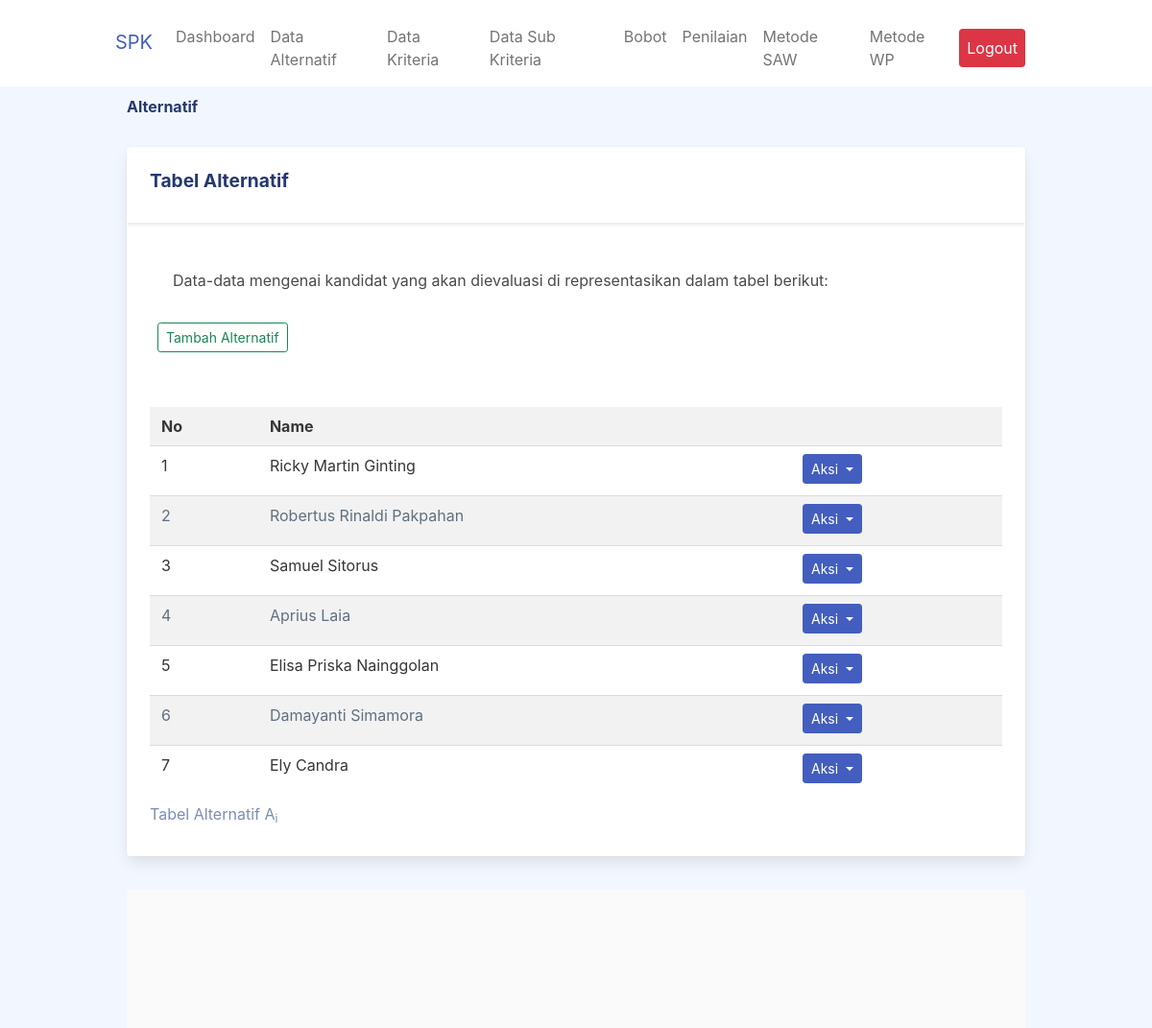
Before: /alternatif.php (signed in) with the older database file.
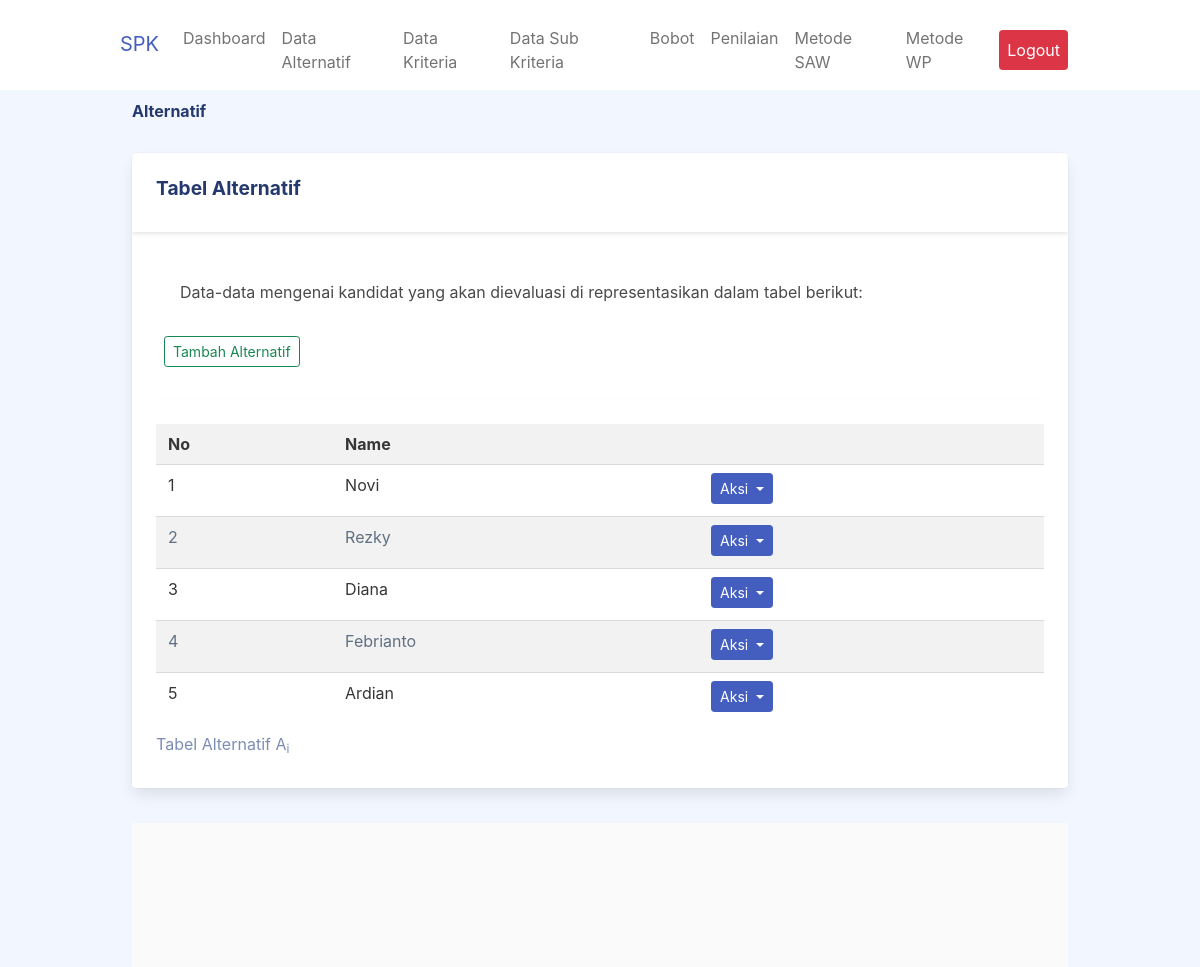
After: the same page with the newer database file.
### tables this page shows
CREATE TABLE `saw_alternatives` (
  `id_alternative` smallint(5) UNSIGNED NOT NULL,
  `name` varchar(30) NOT NULL
);

### alternatif.php (the view, shortened to what this page needs)
<!DOCTYPE html>
<html lang="en">
    <?php
require "layout/head.php";
require "include/conn.php";
?>
    <body>
        <div id="app">
            <?php require "layout/sidebar.php";?>
            <div class="container">
                <div class="page-heading">
                    <h3>Alternatif</h3>
                </div>
                <div class="page-content">
                    <section class="row">
                        <div class="col-12">
                            <div class="card">
                                <div class="card-header">
                                    <h4 class="card-title">Tabel Alternatif</h4>
                                </div>
                                <div class="card-content">
                                    <div class="card-body">
                                        <p class="card-text">
                                            Data-data mengenai kandidat yang akan dievaluasi di representasikan dalam
                                            tabel berikut:
                                        </p>
                                    </div>
                                    <button type="button" class="btn btn-outline-success btn-sm m-2" data-bs-toggle="modal"
                                        data-bs-target="#inlineForm">
                                        Tambah Alternatif
                                    </button>
                                    <hr>
                                    <div class="table-responsive">
                                        <table class="table table-striped mb-0">
                                            <caption>
                                                Tabel Alternatif A<sub>i</sub>
                                            </caption>
                                            <tr>
                                                <th>No</th>
                                                <th colspan="2">Name</th>
                                            </tr>
                                            <?php
$sql = 'SELECT id_alternative,name FROM saw_alternatives';
$result = $db->query($sql);
$i = 0;
while ($row = $result->fetch_object()) {
    echo "<tr>
        <td class='right'>" . (++$i) . "</td>
        <td class='center'>{$row->name}</td>
        <td>
        <div class='btn-group mb-1'>
        <div class='dropdown'>
            <button class='btn btn-primary dropdown-toggle me-1 btn-sm' type='button'
                id='dropdownMenuButton' data-bs-toggle='dropdown'
                aria-haspopup='true' aria-expanded='false'>
                Aksi
            </button>
            <div class='dropdown-menu' aria-labelledby='dropdownMenuButton'>
                <a class='dropdown-item' href='alternatif-edit.php?id={$row->id_alternative}'>Edit</a>
                <a class='dropdown-item' href='alternatif-hapus.php?id={$row->id_alternative}'>Hapus</a>
            </div>
        </div>
    </div>
        </td>
      </tr>\n";
}
?>
                                        </table>
                                    </div>
                                </div>
                            </div>
                        </div>
                    </section>
                </div>
                <?php require "layout/footer.php";?>
            </div>
        </div>
    </body>
</html>

### layout/head.php (shortened to what this page needs)
<head>
    <link rel="stylesheet" href="assets/css/bootstrap.css">
    <link rel="stylesheet" href="assets/vendors/iconly/bold.css">
    <link rel="stylesheet" href="assets/vendors/perfect-scrollbar/perfect-scrollbar.css">
    <link rel="stylesheet" href="assets/vendors/bootstrap-icons/bootstrap-icons.css">
    <link rel="stylesheet" href="assets/css/app.css">
    <link rel="stylesheet" href="asset/css/bulma.min.css">
    <link rel="stylesheet" href="asset/css/animate.min.css">
    <link rel="stylesheet" href="asset/css/costume.css">
</head>

### layout/sidebar.php (shortened to what this page needs)
<nav class="navbar navbar-expand-lg navbar-light bg-white">
  <div class="container">
      <div class="sidebar-header">
          <div class="logo">
              <a class="navbar-brand text-primary" href="./">SPK</a>
          </div>
      </div>
      <div class="collapse navbar-collapse justify-content-between" id="navbarNav">
        <ul class="navbar-nav">
          <li class="nav-item active">
            <a class="nav-link" href="./">
                <span>Dashboard</span>
            </a>
          </li>
          <li class="nav-item">
            <a class="nav-link" href="alternatif.php">
                <span>Data Alternatif</span>
            </a>
          </li>
          <li class="nav-item">
            <a class="nav-link" href="kriteria.php">
                <span>Data Kriteria</span>
            </a>
          </li>
          <li class="nav-item">
            <a class="nav-link" href="sub-kriteria.php">
                <span>Data Sub Kriteria</span>
            </a>
          </li>
          <li class="nav-item">
            <a class="nav-link" href="bobot.php">
                <span>Bobot</span>
            </a>
          </li>
          <li class="nav-item">
            <a class="nav-link" href="penilaian.php">
                <span>Penilaian</span>
            </a>
          </li>
          <li class="nav-item">
            <a class="nav-link" href="matrik.php">
                <span>Metode SAW</span>
            </a>
          </li>
          <li class="nav-item">
            <a class="nav-link" href="wp_preferensi.php">
                <span>Metode WP</span>
            </a>
          </li>
        </ul>
        <ul class="navbar-nav">
            <li class="nav-item bg-danger rounded">
            <a class="nav-link text-white" href="logout.php">
                <span>Logout</span>
            </a>
            </li>
        </ul>
      </div>
  </div>
</nav>

### layout/footer.php
<footer>
    <div class="footer clearfix mb-0 text-muted">
    </div>
</footer>

### assets/css/app.css (style rules this page uses)
.btn.btn-danger,.btn.btn-info,.btn.btn-primary,.btn.btn-secondary,.btn.btn-success,.btn.btn-warning { color:#fff }
.card { margin-bottom:2.2rem;border:none }
.card .card-header { border:none }
.card .card-header h4 { font-size:1.2rem;font-weight:700 }
.card .card-content { position:relative }
.card .card-title { font-size:1.2rem }
.card .card-body { padding:1.5rem }
.dropdown-toggle:after { color:#fff }
.navbar { height:90px;padding:1.5rem }
.dataTable-table td,.dataTable-table thead th,.table td,.table thead th { vertical-align:middle }
.page-heading { margin:0 0 2rem }
.page-heading h3 { font-weight:700 }
a { text-decoration:none }

### assets/css/costume.css (style rules this page uses)
html { background: #ecf0f1; }

Changed rows visible on the page:
removed saw_alternatives: name "Ricky Martin Ginting"
removed saw_alternatives: name "Robertus Rinaldi Pakpahan"
removed saw_alternatives: name "Samuel Sitorus"
removed saw_alternatives: name "Aprius Laia"
removed saw_alternatives: name "Elisa Priska Nainggolan"
removed saw_alternatives: name "Damayanti Simamora"
removed saw_alternatives: name "Ely Candra"
added saw_alternatives: name "Novi"
added saw_alternatives: name "Rezky"
added saw_alternatives: name "Diana"
added saw_alternatives: name "Febrianto"
added saw_alternatives: name "Ardian"
